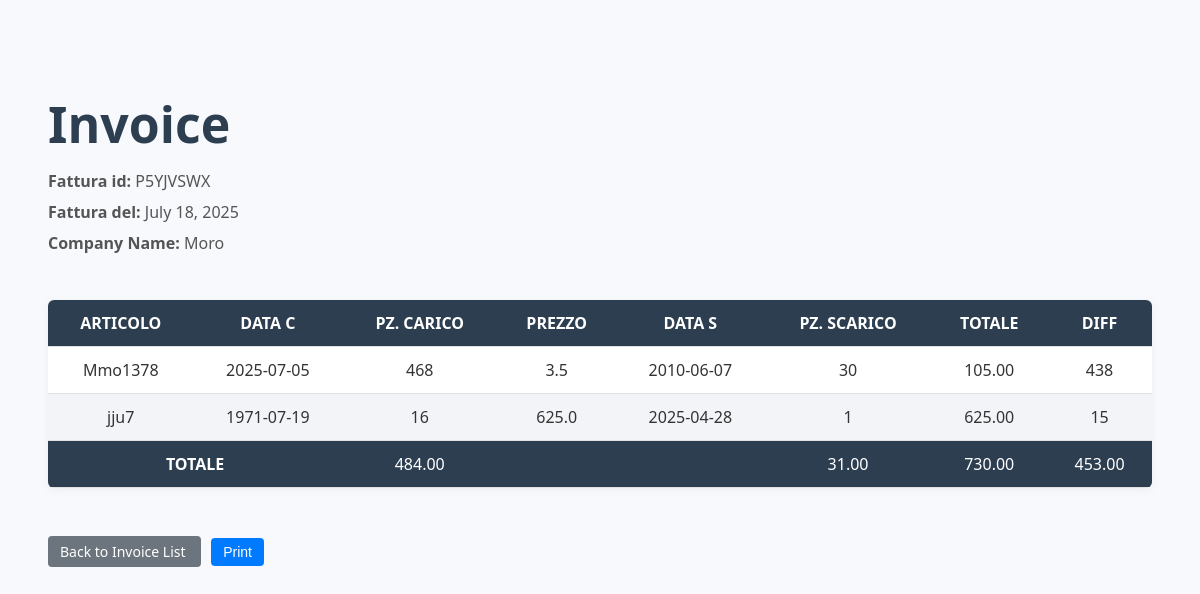
Screenshot of /invoice/6/ with the database file from the repository.
### core/models.py (models this page shows, shortened)
class InvoiceItem(models.Model):
    invoice = models.ForeignKey(Invoice, on_delete=models.CASCADE, related_name='items')
    delivery = models.ForeignKey(ProductDelivery, on_delete=models.CASCADE)

class Invoice(models.Model):
    company = models.ForeignKey(Companies, on_delete=models.CASCADE)
    date = models.DateField()
    invoice_number = models.CharField(max_length=100, unique=True)

class Companies(models.Model):
    name = models.CharField(max_length=300)
    address = models.CharField(max_length=300)
    phone_num= models.CharField(max_length=300)

class ProductDelivery(models.Model):
    product = models.ForeignKey(Products, on_delete=models.CASCADE)
    date = models.CharField(max_length=250)
    piz = models.CharField(max_length=250)
    total_price = models.CharField(max_length=250)
    @property
    def diffCalculate(self):
        try:
            return self.product.piz - int(self.piz)
        except (ValueError, TypeError):
            return 0

class Products(models.Model):
    date = models.CharField(max_length=250)
    art = models.CharField(max_length=250)
    piz = models.IntegerField()
    price = models.FloatField()
    delivery_date = models.CharField(max_length=250,null=True,blank=True)
    company_name =  models.ForeignKey(Companies,on_delete=models.CASCADE)

### core/views.py (the view)
# urls.py: path('invoice/<int:invoice_id>/', invoice_detail, name='invoice_detail'),
def invoice_detail(request, invoice_id):
    invoice = InvoiceItem.objects.filter(invoice__id=invoice_id)
    return render(request, 'core/invoice_detail.html', {
        'invoice': invoice,
    })

### core/templates/core/invoice_detail.html (shortened to what this page needs)
<!DOCTYPE html>
<html lang="en">
<head>
</head>
<body>
  <h2 style="text-align:left;font-size:50px;margin-bottom: 0;">Invoice</h2>
  <div style="
    line-height: 15px;
    float: left;
    margin-bottom: 33px;
">
    <p><strong>Fattura id:</strong> {{invoice.0.invoice.invoice_number}}</p>
    <p><strong>Fattura del:</strong> {{invoice.0.invoice.date}}</p>
    <p><strong>Company Name:</strong> {{invoice.0.invoice.company.name}}</p>
  </div>
  <table id="invoice-table" >
  <thead>
    <tr>
      <th>ARTICOLO</th>
      <th>DATA C</th>
      <th>PZ. CARICO</th>
      <th>PREZZO</th>
      <th>DATA S</th>
      <th>PZ. SCARICO</th>
      <th>TOTALE</th>
      <th>DIFF</th>
    </tr>
  </thead>
  <tbody>
    {% for item in invoice %}
    <tr>
      <td>{{ item.delivery.product.art }}</td>
      <td>{{ item.delivery.product.date }}</td>
      <td class="pz-carico">{{ item.delivery.product.piz }}</td>
      <td>{{ item.delivery.product.price }}</td>
      <td>{{ item.delivery.date }}</td>
      <td class="pz-scarico">{{ item.delivery.piz }}</td>
      <td class="total-price">{{ item.delivery.total_price }}</td>
      <td class="diff">{{ item.delivery.diffCalculate }}</td>
    </tr>
    {% endfor %}
  </tbody>
  <tfoot  style="background-color: #2C3E50; color:white;">
    <tr>
      <td colspan="2"><strong>TOTALE</strong></td>
      <td id="sum-carico"></td>
      <td></td>
      <td></td>
      <td id="sum-scarico"></td>
      <td id="sum-total"></td>
      <td id="sum-diff"></td>
    </tr>
  </tfoot>
</table>
<a id="back-btn" href="{% url 'invoice_list' %}" style="
  margin-top: 20px;
  padding: 6px 12px;
  font-size: 14px;
  font-weight: 500;
  color: #fff;
  background-color: #6c757d;
  border: none;
  border-radius: 4px;
  text-decoration: none;
  cursor: pointer;
">
  Back to Invoice List
</a>
<button id="print-btn" onclick="handlePrint()" style="
  display: inline-block;
  margin-top: 20px;
  margin-left: 10px;
  padding: 6px 12px;
  font-size: 14px;
  font-weight: 500;
  color: #fff;
  background-color: #007bff;
  border: none;
  border-radius: 4px;
  cursor: pointer;
">
  Print
</button>
</body>
</html>

### core/templates/core/invoice_detail.html (style rules this page uses)
body { font-family: 'Segoe UI', Tahoma, Geneva, Verdana, sans-serif; background-color: #f7f9fc; padding: 40px; color: #333; }
h2 { text-align: center; margin-bottom: 30px; color: #2c3e50; }
table { width: 100%; border-collapse: collapse; margin-bottom: 30px; box-shadow: 0 2px 8px rgba(0, 0, 0, 0.05); background-color: #fff; border-radius: 6px; overflow: hidden; }
th, td { padding: 12px 15px; text-align: center; border-bottom: 1px solid #e1e1e1; }
th { background-color: #2c3e50; color: white; font-weight: 600; }
tbody tr:nth-child(even) { background-color: #f2f4f8; }
p { font-size: 16px; text-align: left; color: #555; }

### rows the page displays
InvoiceItem: invoice.invoice_number "P5YJVSWX", invoice.date "July 18, 2025", invoice.name "Moro", delivery.product.art "Mmo1378", delivery.product "2025-07-05", delivery.product.piz "468", delivery.product.price "3.5", delivery "2010-06-07", delivery.piz "30", delivery.total_price "105.00", delivery.diffCalculate "438"
InvoiceItem: delivery.product.art "jju7", delivery.product "1971-07-19", delivery.product.piz "16", delivery.product.price "625.0", delivery "2025-04-28", delivery.piz "1", delivery.total_price "625.00", delivery.diffCalculate "15"
